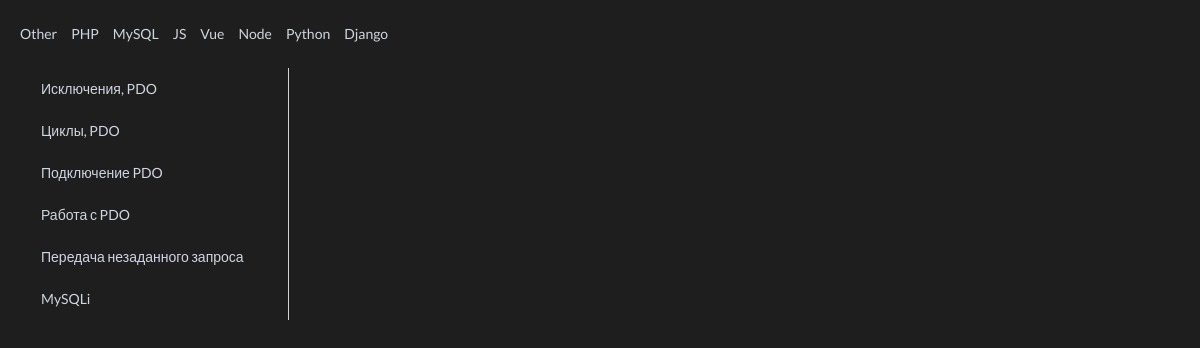
/info?t=php, run on the app's committed database.
### scraps/models.py (models this page shows, shortened)
class Technology(models.Model):
    name = models.CharField(verbose_name='Name of technology', max_length=255)
    link_name = models.CharField(verbose_name='Link name of technology(JavaScript=js)', max_length=255)
    class Meta:
        verbose_name_plural = 'Technologis'
        verbose_name = 'Technology'

class Content(models.Model):
    technology = models.ForeignKey(Technology, on_delete=models.CASCADE, related_name='technology')
    title = models.CharField(verbose_name='Title', max_length=255)
    content = models.TextField(verbose_name='Content', default='<pre data-enlighter-language="python"></pre>')
    class Meta:
        verbose_name_plural = 'Contents'
        verbose_name = 'Content'
        ordering = ['id']

### scraps/views.py (the view)
# urls.py: path('info', views.get_info, name='info'),
def get_info(req):
    technologies = models.Technology.objects.all().values()
    select_tech = req.GET['t'] or 'py'
    get_object_or_404(models.Technology, link_name=select_tech)
    content = models.Content.objects.filter(technology__link_name=select_tech)
    return render(req, 'info_page.html', context={'content': content, 'technologies': technologies})

### scraps/templates/info_page.html (shortened to what this page needs)
{% extends 'index.html' %}
{% block data %}
  <div class="ui grid">
  <div class="four wide column">
    <div class="ui vertical fluid tabular attached menu">
      {% for el in content %}
        <a class="item" data-tab="data-tab-{{ el.id }}">
          {{ el.title }}
        </a>
      {% endfor %}
    </div>
  </div>
  <div class="twelve wide stretched column">
  </div>
</div>
{% endblock %}

### scraps/templates/index.html (shortened to what this page needs)
{% extends 'base.html' %}
{% block content %}
  <div class="ui text menu">
      {% for tclgy in technologies %}
        <a class="item" href="/info?t={{ tclgy.link_name }}">
          {{ tclgy.name }}
        </a>
      {% endfor %}
  </div>
  <div class="ui content">
      {% block data %}
      {% endblock %}
  </div>
{% endblock %}

### static/css/style.css (style rules this page uses)
body { margin: 0 20px; }
html, body { background-color: #1E1E1E !important; }
:not(.enlighter) p, :not(.enlighter) a, :not(.enlighter) h1, :not(.enlighter) h2, :not(.enlighter) h3, :not(.enlighter) h4, :not(.enlighter) h5, :not(.enlighter) h6, :not(.enlighter) li { color: #cfd5e0 !important; }

### data on the page
Technology: name "Other"
Technology: name "PHP"
Technology: name "MySQL"
Technology: name "JS"
Technology: name "Vue"
Technology: name "Node"
Technology: name "Python"
Technology: name "Django"
Content: title "Исключения, PDO"
Content: title "Циклы, PDO"
Content: title "Подключение PDO"
Content: title "Работа с PDO"
Content: title "Передача незаданного запроса"
Content: title "MySQLi"
